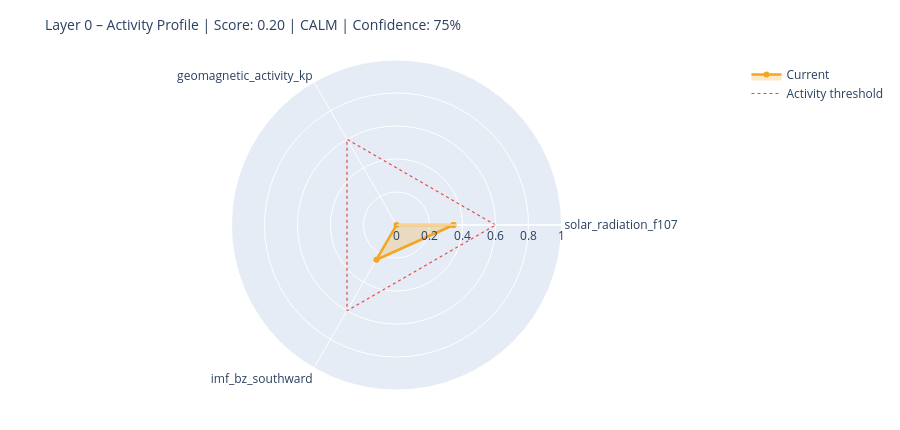

Write notebook code for a chart like this one.
### Markdown cell above
---
## 6. State Assessment & Handoff to Layer 1

### Code cell
# ============================================================
# STEP 1 – Collect raw values with source modes
# Mode: 'primary' | 'fallback_3h' | 'last_valid' | 'missing'
# ============================================================

def safe_last(df, col):
    if df is None or col not in df.columns: return None
    s = df[col].dropna()
    return float(s.iloc[-1]) if not s.empty else None

f107_now = safe_last(df_f107, 'f10.7')
bz_now   = safe_last(df_mag,  'bz_gsm')
kp_now   = safe_last(df_kp,   'kp')
sw_now   = safe_last(df_sw,   'speed')

source_modes = {
    'F10.7':    'primary'  if f107_now is not None else 'missing',
    'Kp':       'primary'  if kp_now   is not None else 'missing',
    'IMF_Bz':   'primary'  if bz_now   is not None else 'missing',
    'SW_speed': 'primary'  if sw_now   is not None else 'missing',
}

# Kp Fallback – 3h endpoint
if kp_now is None:
    try:
        r = requests.get(
            'https://services.swpc.noaa.gov/json/noaa-planetary-k-index.json',
            timeout=10)
        r.raise_for_status()
        fb = pd.DataFrame(r.json())
        tc = next((c for c in fb.columns if 'time' in c.lower()), fb.columns[0])
        kc = next((c for c in fb.columns if 'kp' in c.lower() and c != tc), None)
        if kc:
            fb[kc] = fb[kc].astype(str).str.extract(r'([0-9]+(?:\.[0-9]*)?)')[0]
            fb[kc] = pd.to_numeric(fb[kc], errors='coerce')
            fb = fb[fb[kc] >= 0].dropna(subset=[kc])
            if not fb.empty:
                kp_now = float(fb[kc].iloc[-1])
                source_modes['Kp'] = 'fallback_3h'
                print(f'  Kp fallback (3h): {kp_now:.1f}')
    except Exception as e:
        print(f'  Kp fallback failed: {e}')

# Solar Wind Fallback – last valid value
if sw_now is None and df_sw is not None and 'speed' in df_sw.columns:
    s = df_sw['speed'].dropna()
    if not s.empty:
        sw_now = float(s.iloc[-1])
        source_modes['SW_speed'] = 'last_valid'
        print(f'  SW fallback (last_valid): {sw_now:.0f} km/s')

print()
print('Source modes:', source_modes)

# ============================================================
# STEP 2 – Score from available components only
# ============================================================

def norm(v, lo, hi):
    if v is None: return None
    return max(0.0, min(1.0, (v - lo) / (hi - lo)))

COMPONENTS = {
    'solar_radiation_f107':    (f107_now, norm(f107_now, 60, 250)),
    'geomagnetic_activity_kp': (kp_now,   norm(kp_now,   0,   9)),
    'imf_bz_southward':        (bz_now,   norm(-(bz_now or 0) if bz_now else None, -5, 30)
                                           if bz_now is not None else None),
    'solar_wind_speed':        (sw_now,   norm(sw_now, 300, 800)),
}

available   = {k: v[1] for k, v in COMPONENTS.items() if v[1] is not None}
unavailable = [k for k, v in COMPONENTS.items() if v[1] is None]

layer0_score = round(sum(available.values()) / len(available), 4) if available else None
confidence   = round(len(available) / len(COMPONENTS), 2)

level = ('unknown'  if layer0_score is None
         else 'calm'     if layer0_score < 0.3
         else 'moderate' if layer0_score < 0.6
         else 'active')

# ============================================================
# STEP 3 – Dominant Driver
# ============================================================

def dominant_driver(kp, f107, bz, sw):
    candidates = []
    if kp   is not None and kp   >= 4:   candidates.append(('geomagnetic',    kp / 9))
    if sw   is not None and sw   >= 500:  candidates.append(('solar_wind',     sw / 800))
    if bz   is not None and bz   <= -5:   candidates.append(('imf_southward',  abs(bz) / 30))
    if f107 is not None and f107 >= 150:  candidates.append(('solar_radiation',f107 / 250))
    return max(candidates, key=lambda x: x[1])[0] if candidates else 'none'

driver = dominant_driver(kp_now, f107_now, bz_now, sw_now)

# ============================================================
# STEP 4 – Downstream expectations
# ============================================================

def downstream_expectation(driver, score, kp, bz, f107):
    exp = {
        'magnetosphere':        'calm',
        'ionosphere':           'calm',
        'schumann_resonance':   'unchanged',
        'lithosphere_currents': 'low',
    }
    if driver == 'geomagnetic' or (kp and kp >= 5):
        exp['magnetosphere']        = 'compressed / storm'
        exp['ionosphere']           = 'elevated disturbance (TEC variability)'
        exp['schumann_resonance']   = 'elevated amplitude possible'
        exp['lithosphere_currents'] = 'elevated induction currents'
    elif driver == 'imf_southward' or (bz and bz <= -5):
        exp['magnetosphere']        = 'energy coupling active'
        exp['ionosphere']           = 'elevated electron density possible'
        exp['schumann_resonance']   = 'slight modulation possible'
    elif driver == 'solar_radiation' or (f107 and f107 >= 150):
        exp['ionosphere']           = 'elevated ionization (F-layer)'
        exp['schumann_resonance']   = 'slightly elevated background activity'
    return exp

downstream = downstream_expectation(driver, layer0_score, kp_now, bz_now, f107_now)

# ============================================================
# CONSOLE OUTPUT
# ============================================================

W = 58
print('=' * W)
print('LAYER 0 – STATE ASSESSMENT')
print('=' * W)
for name, (raw_v, score_v) in COMPONENTS.items():
    if score_v is not None:
        bar = '█' * int(score_v * 20) + '░' * (20 - int(score_v * 20))
        print(f'  {name:<35}  {bar}  {score_v:.2f}')
    else:
        print(f'  {name:<35}  {"─" * 20}  n/a')
print('-' * W)
print(f'  Score ({len(available)}/{len(COMPONENTS)} components):  {layer0_score:.3f}')
print(f'  Confidence:         {confidence:.0%}')
print(f'  Level:              {level.upper()}')
print(f'  Dominant Driver:    {driver}')

# Radar chart
cats = list(available.keys())
vals = list(available.values())
if len(cats) >= 3:
    fig = go.Figure()
    fig.add_trace(go.Scatterpolar(
        r=vals + [vals[0]], theta=cats + [cats[0]],
        fill='toself', fillcolor='rgba(242,166,35,0.25)',
        line=dict(color='#F2A623', width=2.5), name='Current'
    ))
    fig.add_trace(go.Scatterpolar(
        r=[0.6] * (len(cats) + 1), theta=cats + [cats[0]],
        line=dict(color='#E24B4A', dash='dot', width=1.2),
        mode='lines', name='Activity threshold'
    ))
    fig.update_layout(
        title=dict(text=f'Layer 0 – Activity Profile | Score: {layer0_score:.2f} | {level.upper()} | Confidence: {confidence:.0%}',
                   font=dict(size=14)),
        polar=dict(radialaxis=dict(visible=True, range=[0, 1])),
        height=430, showlegend=True,
        margin=dict(l=60, r=60, t=60, b=40)
    )
    fig.show()

### Figure 1 — Plotly figure (JSON) as saved in the notebook; plotly's stock layout.template omitted (floating-point values rounded to 4 significant figures)
{"data": [{"fill": "toself", "fillcolor": "rgba(242,166,35,0.25)", "line": {"color": "#F2A623", "width": 2.5}, "name": "Current", "r": [0.3457, 0.0, 0.2431, 0.3457], "theta": ["solar_radiation_f107", "geomagnetic_activity_kp", "imf_bz_southward", "solar_radiation_f107"], "type": "scatterpolar"}, {"line": {"color": "#E24B4A", "dash": "dot", "width": 1.2}, "mode": "lines", "name": "Activity threshold", "r": [0.6, 0.6, 0.6, 0.6], "theta": ["solar_radiation_f107", "geomagnetic_activity_kp", "imf_bz_southward", "solar_radiation_f107"], "type": "scatterpolar"}], "layout": {"height": 430, "margin": {"b": 40, "l": 60, "r": 60, "t": 60}, "polar": {"radialaxis": {"range": [0, 1], "visible": true}}, "showlegend": true, "title": {"font": {"size": 14}, "text": "Layer 0 – Activity Profile | Score: 0.20 | CALM | Confidence: 75%"}}}
